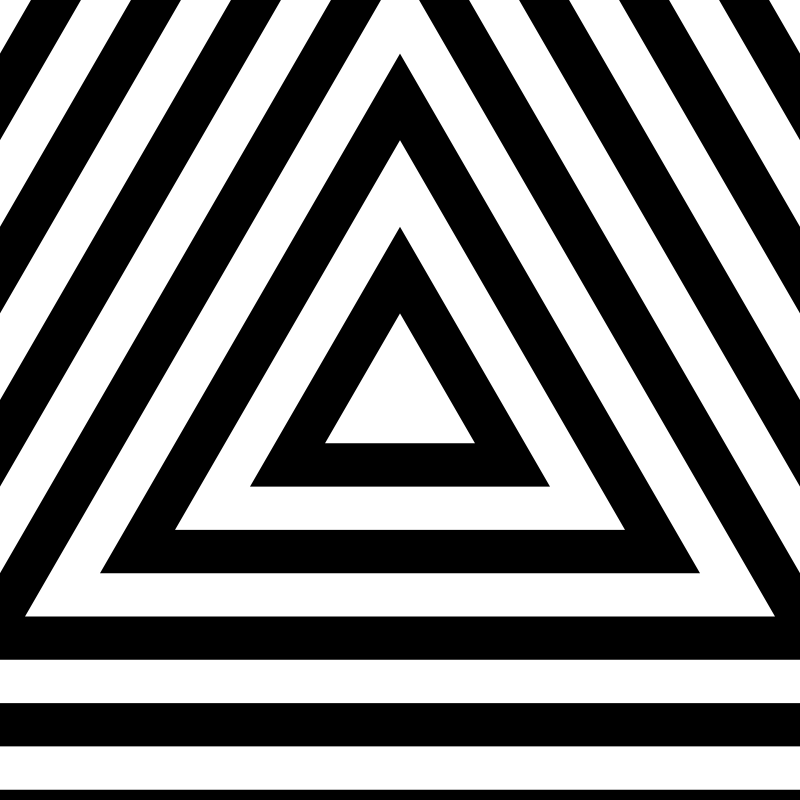
Frame 1 (no input)
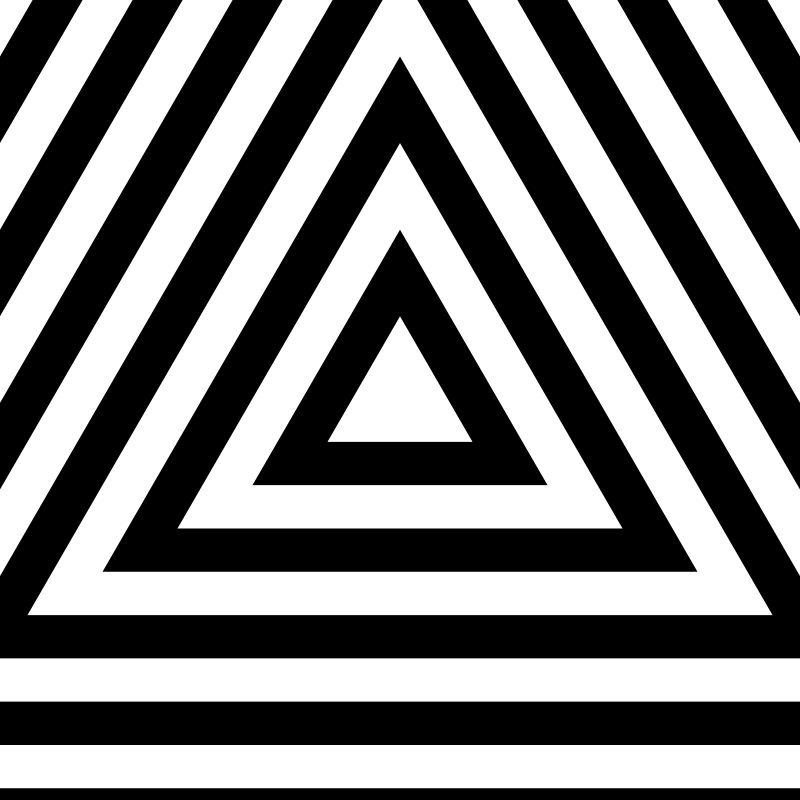
Frame 60 (the mouse pressed at the canvas centre just before this capture)
Frame 120 (the mouse held since frame 60 and released just before this capture): identical to frame 60, image omitted

The Processing sketch that drew these frames (run headless with seeded random() and noise(); from frame 60 on, the mouse is pressed at the canvas centre):

// Processing sketch: processing_177204
// ── processing_177204.pde

// Written by Lionel Ringenbach
// December 2014

int n = 20;
int space = 150;
int inc = 5;
int color1 = 0;
int color2 = 255;

float centerX;
float centerY;
int[] triSizes;

void setup() {
  size(800, 800);
  noStroke();

  centerX = width / 2;
  centerY = height / 2;

  triSizes = new int[n];
  for (int i = 0; i < n; ++i) {
    triSizes[i] = i * space;
  }
}

void draw() {
  background(255);

  for (int i = n - 1; i >= 0; --i) {
    int triSize = triSizes[i];

    // draw
    fill(i % 2 == 0 ? color1 : color2);
    equi(centerX, centerY, triSize);

    // increment
    triSize += inc;
    triSizes[i] = triSize;
  }

  int lastSize = triSizes[n - 1];
  if (lastSize >= n * space) {
    // shift elements
    for (int i = n - 1; i > 0; --i) {
      triSizes[i] = triSizes[i - 1];
    }
    triSizes[0] = 0;
    switchColor();
  }
}

void switchColor() {
  int temp = color1;
  color1 = color2;
  color2 = temp;
}

//////////////
// Geometry //
//////////////

void equi(float a, float b, float c) {
  float h = triHeight(c, c / 2);
  float h3 = h / 3;

  float x1 = a;
  float y1 = b - 2 * h3;
  float x2 = a - c / 2;
  float y2 = b + h3;
  float x3 = a + c / 2;
  float y3 = b + h3;

  triangle(x1, y1, x2, y2, x3, y3);
}

float triHeight(float hypo, float a) {
  return sqrt(pow(hypo, 2) - pow(a, 2));
}
